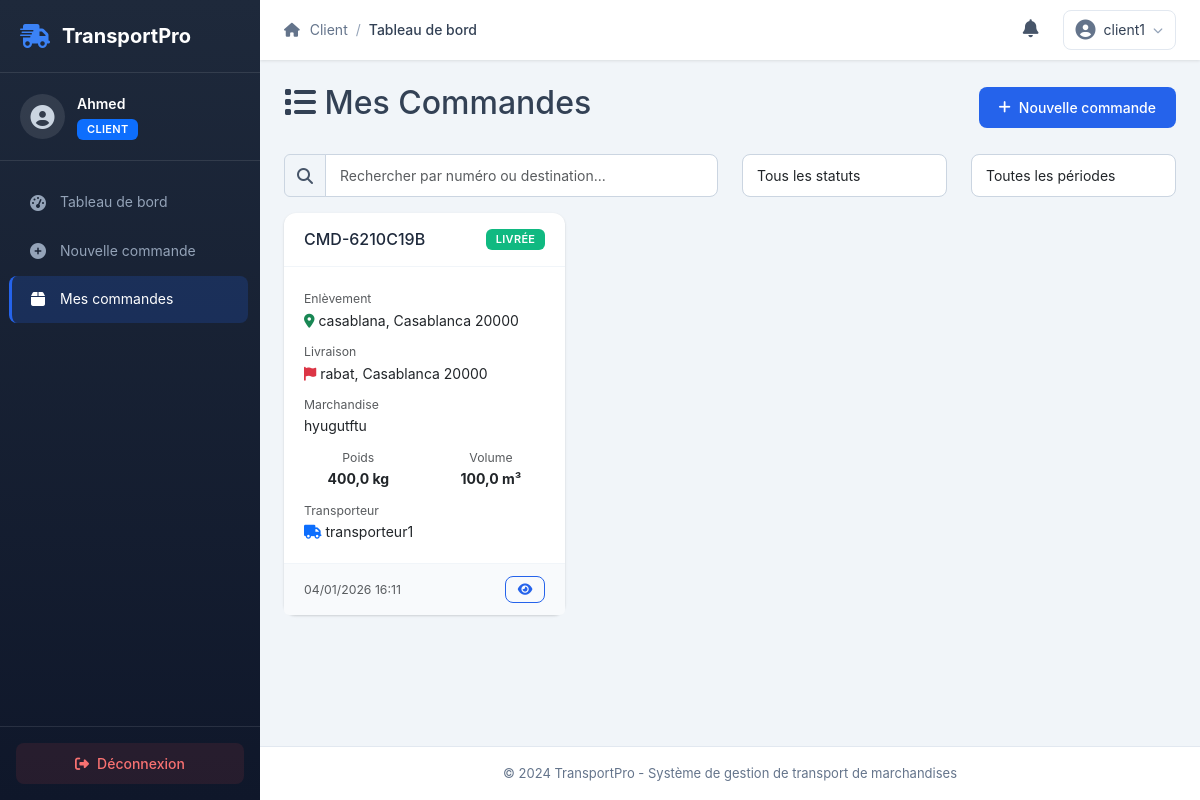
The page /client/mes-commandes/ (signed in) on the database as committed earlier.
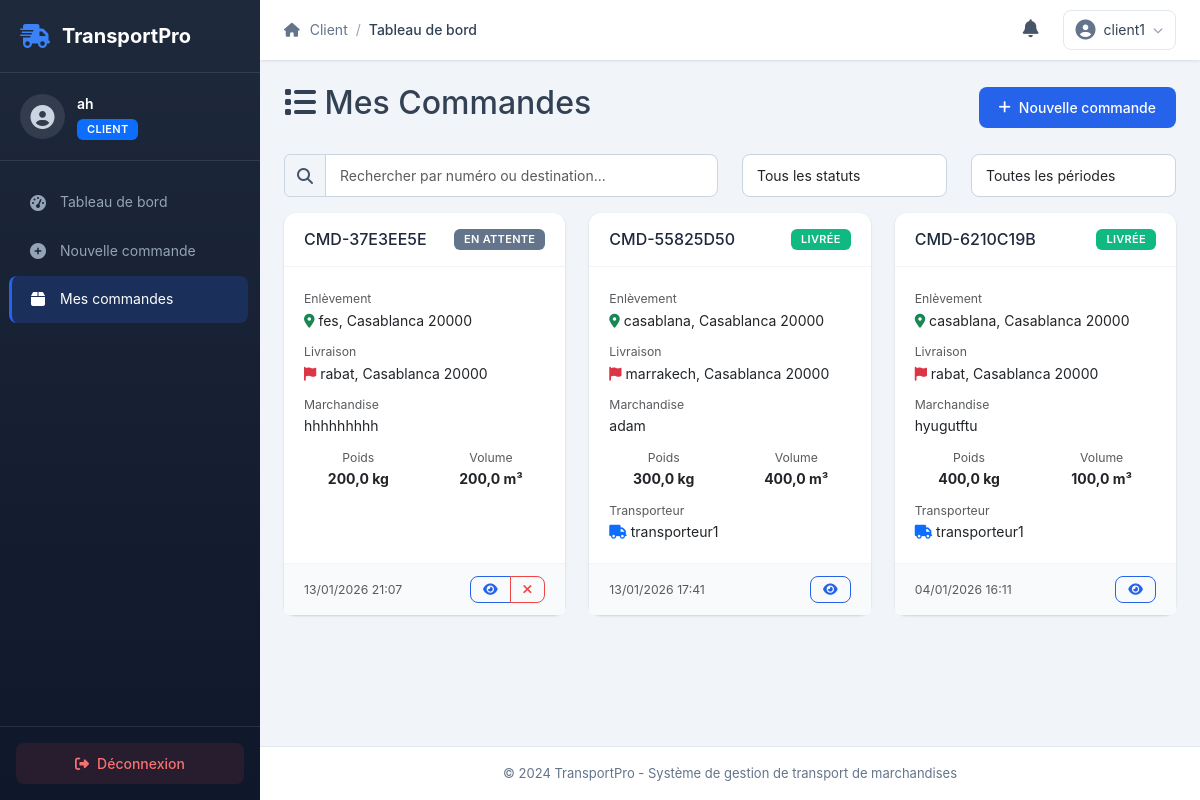
The same page on the database as committed later.
### core/models.py (models this page shows, shortened)
class User(AbstractUser):
    ROLES = [
        ('client', 'Client'),
        ('admin', 'Administrateur'),
        ('planificateur', 'Planificateur'),
        ('transporteur', 'Transporteur'),
    ]
    id = models.UUIDField(primary_key=True, default=uuid.uuid4, editable=False)
    role = models.CharField(max_length=20, choices=ROLES, default='client')
    telephone = models.CharField(max_length=20, blank=True)
    adresse = models.TextField(blank=True)
    date_creation = models.DateTimeField(auto_now_add=True)
    actif = models.BooleanField(default=True)
    latitude = models.FloatField(null=True, blank=True)
    longitude = models.FloatField(null=True, blank=True)
    derniere_connexion_ip = models.GenericIPAddressField(null=True, blank=True)

class Commande(models.Model):
    STATUTS = [
        ('en_attente', 'En attente'),
        ('confirmee', 'Confirmée'),
        ('en_cours', 'En cours'),
        ('livree', 'Livrée'),
        ('annulee', 'Annulée'),
        ('retournee', 'Retournée'),
        ('incident', 'Incident'),
    ]
    PRIORITES = [
        ('normale', 'Normale'),
        ('urgente', 'Urgente'),
        ('express', 'Express'),
    ]
    id = models.UUIDField(primary_key=True, default=uuid.uuid4, editable=False)
    numero = models.CharField(max_length=20, unique=True)
    client = models.ForeignKey(User, on_delete=models.CASCADE, related_name='commandes')
    transporteur = models.ForeignKey(User, on_delete=models.SET_NULL, null=True, blank=True, related_name='missions')
    adresse_enlevement = models.ForeignKey(Adresse, on_delete=models.CASCADE, related_name='enlevements')
    adresse_livraison = models.ForeignKey(Adresse, on_delete=models.CASCADE, related_name='livraisons')
    type_marchandise = models.ForeignKey(TypeMarchandise, on_delete=models.CASCADE)
    description_marchandise = models.TextField()
    poids = models.FloatField(validators=[MinValueValidator(0.1)])
    volume = models.FloatField(validators=[MinValueValidator(0.1)])
    valeur_declaree = models.DecimalField(max_digits=10, decimal_places=2, null=True, blank=True)
    instructions_speciales = models.TextField(blank=True)
    statut = models.CharField(max_length=20, choices=STATUTS, default='en_attente')
    priorite = models.CharField(max_length=20, choices=PRIORITES, default='normale')
    date_creation = models.DateTimeField(auto_now_add=True)
    date_enlevement_prevue = models.DateTimeField()
    date_livraison_prevue = models.DateTimeField()
    date_enlevement_reelle = models.DateTimeField(null=True, blank=True)
    date_livraison_reelle = models.DateTimeField(null=True, blank=True)
    prix_estime = models.DecimalField(max_digits=10, decimal_places=2, null=True, blank=True)
    prix_final = models.DecimalField(max_digits=10, decimal_places=2, null=True, blank=True)
    facturee = models.BooleanField(default=False)
    qr_code = models.ImageField(upload_to='qr_codes/', blank=True)
    code_suivi = models.CharField(max_length=50, unique=True, blank=True)

class Adresse(models.Model):
    id = models.UUIDField(primary_key=True, default=uuid.uuid4, editable=False)
    rue = models.CharField(max_length=200)
    ville = models.CharField(max_length=100)
    code_postal = models.CharField(max_length=10)
    pays = models.CharField(max_length=100, default='Maroc')
    latitude = models.FloatField()
    longitude = models.FloatField()
    date_creation = models.DateTimeField(auto_now_add=True)
    def __str__(self):
        return f"{self.rue}, {self.ville} {self.code_postal}"

### client/views.py (the view)
# urls.py: path('mes-commandes/', views.mes_commandes, name='mes_commandes'),
@login_required
def mes_commandes(request):
    if request.user.role != 'client':
        return redirect('auth:login')
    commandes = Commande.objects.filter(client=request.user).order_by('-date_creation')
    return render(request, 'client/mes_commandes.html', {'commandes': commandes})

### templates/client/mes_commandes.html (shortened to what the changed rows need)
{% extends 'base.html' %}
{% block content %}
<div class="row">
    <div class="col-12">
        <div class="d-flex justify-content-between align-items-center mb-4">
            <h2><i class="fas fa-list"></i> Mes Commandes</h2>
            <a href="{% url 'client:nouvelle_commande' %}" class="btn btn-primary">
                <i class="fas fa-plus"></i> Nouvelle commande
            </a>
        </div>
    </div>
</div>
<div class="row mb-3">
    <div class="col-md-6">
        <div class="input-group">
            <span class="input-group-text"><i class="fas fa-search"></i></span>
            <input type="text" class="form-control" id="searchCommandes" placeholder="Rechercher par numéro ou destination...">
        </div>
    </div>
    <div class="col-md-3">
        <select class="form-control" id="filterStatut">
            <option value="">Tous les statuts</option>
        </select>
    </div>
    <div class="col-md-3">
        <select class="form-control" id="filterPeriode">
            <option value="">Toutes les périodes</option>
        </select>
    </div>
</div>
<div class="row">
    {% for commande in commandes %}
    <div class="col-md-6 col-lg-4 mb-4 commande-card" data-statut="{{ commande.statut }}" data-numero="{{ commande.numero }}">
        <div class="card h-100">
            <div class="card-header d-flex justify-content-between align-items-center">
                <h6 class="mb-0">{{ commande.numero }}</h6>
                <span class="badge bg-{% if commande.statut == 'livree' %}success{% elif commande.statut == 'en_cours' %}warning{% elif commande.statut == 'confirmee' %}info{% else %}secondary{% endif %}">
                    {{ commande.get_statut_display }}
                </span>
            </div>
            <div class="card-body">
                <div class="mb-2">
                    <small class="text-muted">Enlèvement</small>
                    <p class="mb-1"><i class="fas fa-map-marker-alt text-success"></i> {{ commande.adresse_enlevement|truncatechars:40 }}</p>
                </div>
                <div class="mb-2">
                    <small class="text-muted">Livraison</small>
                    <p class="mb-1"><i class="fas fa-flag text-danger"></i> {{ commande.adresse_livraison|truncatechars:40 }}</p>
                </div>
                <div class="mb-2">
                    <small class="text-muted">Marchandise</small>
                    <p class="mb-1">{{ commande.description_marchandise|truncatechars:50 }}</p>
                </div>
                <div class="row text-center">
                    <div class="col-6">
                        <small class="text-muted">Poids</small>
                        <div><strong>{{ commande.poids }} kg</strong></div>
                    </div>
                    <div class="col-6">
                        <small class="text-muted">Volume</small>
                        <div><strong>{{ commande.volume }} m³</strong></div>
                    </div>
                </div>
                {% if commande.transporteur %}
                <div class="mt-2">
                    <small class="text-muted">Transporteur</small>
                    <p class="mb-0"><i class="fas fa-truck text-primary"></i> {{ commande.transporteur.username }}</p>
                </div>
                {% endif %}
            </div>
            <div class="card-footer">
                <div class="d-flex justify-content-between align-items-center">
                    <small class="text-muted">{{ commande.date_creation|date:"d/m/Y H:i" }}</small>
                    <div class="btn-group" role="group">
                        <a href="{% url 'client:commande_detail' commande.id %}" class="btn btn-sm btn-outline-primary" title="Détails">
                            <i class="fas fa-eye"></i>
                        </a>
                        {% if commande.statut == 'en_attente' %}
                        <button class="btn btn-sm btn-outline-danger" onclick="annulerCommande('{{ commande.id }}')" title="Annuler">
                            <i class="fas fa-times"></i>
                        </button>
                        {% endif %}
                    </div>
                </div>
            </div>
        </div>
    </div>
    {% endfor %}
</div>
{% endblock %}

### templates/base.html (shortened to what the changed rows need)
<!DOCTYPE html>
<html lang="fr">
<head>
    <link href="https://cdn.jsdelivr.net/npm/bootstrap@5.3.2/dist/css/bootstrap.min.css" rel="stylesheet">
    <link href="https://cdnjs.cloudflare.com/ajax/libs/font-awesome/6.4.2/css/all.min.css" rel="stylesheet">
    {% load static %}
    <link href="{% static 'css/style.css' %}" rel="stylesheet">
</head>
<body class="{% if user.is_authenticated %}with-sidebar{% endif %}">
    {% if user.is_authenticated %}
    <nav id="sidebar" class="sidebar">
        <div class="sidebar-header">
            <a href="#" class="sidebar-brand">
                <i class="fas fa-truck-fast"></i>
                <span>TransportPro</span>
            </a>
        </div>
        <div class="sidebar-user">
            <div class="user-avatar">
                <i class="fas fa-user-circle"></i>
            </div>
            <div class="user-info">
                <span class="user-name">{{ user.first_name|default:user.username }}</span>
                <span class="user-role badge
                    {% if user.role == 'admin' %}bg-danger
                    {% elif user.role == 'planificateur' %}bg-info
                    {% elif user.role == 'transporteur' %}bg-success
                    {% else %}bg-primary{% endif %}">
                    {{ user.get_role_display|default:"Client" }}
                </span>
            </div>
        </div>
        <ul class="sidebar-nav">
            {% if user.role == 'client' %}
            <li class="nav-item">
                <a href="{% url 'client:dashboard' %}" class="nav-link {% if request.resolver_match.url_name == 'dashboard' %}active{% endif %}">
                    <i class="fas fa-tachometer-alt"></i>
                    <span>Tableau de bord</span>
                </a>
            </li>
            <li class="nav-item">
                <a href="{% url 'client:nouvelle_commande' %}" class="nav-link {% if request.resolver_match.url_name == 'nouvelle_commande' %}active{% endif %}">
                    <i class="fas fa-plus-circle"></i>
                    <span>Nouvelle commande</span>
                </a>
            </li>
            <li class="nav-item">
                <a href="{% url 'client:mes_commandes' %}" class="nav-link {% if request.resolver_match.url_name == 'mes_commandes' %}active{% endif %}">
                    <i class="fas fa-box"></i>
                    <span>Mes commandes</span>
                </a>
            </li>
            {% endif %}
        </ul>
        <div class="sidebar-footer">
            <a href="{% url 'auth:logout' %}" class="btn btn-logout">
                <i class="fas fa-sign-out-alt"></i>
                <span>Déconnexion</span>
            </a>
        </div>
    </nav>
    <div class="main-content">
        <nav class="top-navbar">
            <div class="navbar-breadcrumb">
                <span class="breadcrumb-item">
                    <i class="fas fa-home"></i>
                    {% if user.role == 'client' %}Client
                    {% elif user.role == 'transporteur' %}Transporteur
                    {% elif user.role == 'planificateur' %}Planificateur
                    {% elif user.role == 'admin' %}Administration
                    {% endif %}
                </span>
                <span class="breadcrumb-separator">/</span>
                <span class="breadcrumb-item active">{% block breadcrumb %}Tableau de bord{% endblock %}</span>
            </div>
            <div class="navbar-actions">
                <div class="notification-bell" id="notificationBell">
                    <i class="fas fa-bell"></i>
                </div>
                <div class="user-dropdown">
                    <button class="user-dropdown-toggle" data-bs-toggle="dropdown">
                        <i class="fas fa-user-circle"></i>
                        <span>{{ user.username }}</span>
                        <i class="fas fa-chevron-down"></i>
                    </button>
                </div>
            </div>
        </nav>
        <main class="page-content">
            {% block content %}{% endblock %}
        </main>
        <footer class="main-footer">
            <div class="footer-content">
                <span>&copy; 2024 TransportPro - Système de gestion de transport de marchandises</span>
            </div>
        </footer>
    </div>
    {% endif %}
</body>
</html>

Rows that differ between the two databases and show on the page:
changed User "client1": first_name "Ahmed" → "ah"
added Commande: numero "CMD-37E3EE5E", statut "EN ATTENTE", adresse_enlevement "fes, Casablanca 20000", adresse_livraison "rabat, Casablanca 20000", description_marchandise "hhhhhhhhh", poids "200,0", volume "200,0", date_creation "13/01/2026 21:07"
added Commande: numero "CMD-55825D50", statut "LIVRÉE", adresse_enlevement "casablana, Casablanca 20000", adresse_livraison "marrakech, Casablanca 20000", description_marchandise "adam", poids "300,0", volume "400,0", transporteur.username "transporteur1", date_creation "13/01/2026 17:41"
